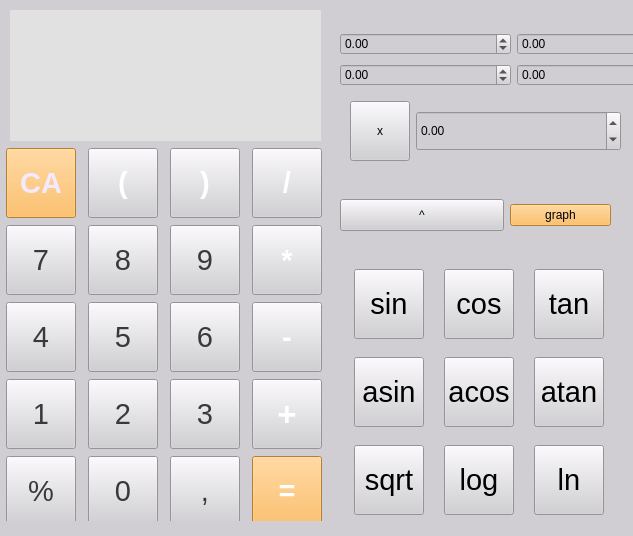
<?xml version="1.0" encoding="UTF-8"?>
<ui version="4.0">
 <class>MainWindow</class>
 <widget class="QMainWindow" name="MainWindow">
  <property name="geometry">
   <rect>
    <x>0</x>
    <y>0</y>
    <width>633</width>
    <height>536</height>
   </rect>
  </property>
  <property name="sizePolicy">
   <sizepolicy hsizetype="Fixed" vsizetype="Fixed">
    <horstretch>0</horstretch>
    <verstretch>0</verstretch>
   </sizepolicy>
  </property>
  <property name="minimumSize">
   <size>
    <width>633</width>
    <height>536</height>
   </size>
  </property>
  <property name="maximumSize">
   <size>
    <width>633</width>
    <height>536</height>
   </size>
  </property>
  <property name="windowTitle">
   <string>MainWindow</string>
  </property>
  <property name="styleSheet">
   <string notr="true">background-color: rgb(255, 255, 255);</string>
  </property>
  <widget class="QWidget" name="centralwidget">
   <property name="styleSheet">
    <string notr="true">background-color: rgb(208, 206, 210);</string>
   </property>
   <widget class="QWidget" name="gridWidget" native="true">
    <property name="geometry">
     <rect>
      <x>0</x>
      <y>140</y>
      <width>331</width>
      <height>381</height>
     </rect>
    </property>
    <property name="sizePolicy">
     <sizepolicy hsizetype="Expanding" vsizetype="Preferred">
      <horstretch>0</horstretch>
      <verstretch>0</verstretch>
     </sizepolicy>
    </property>
    <property name="minimumSize">
     <size>
      <width>113</width>
      <height>113</height>
     </size>
    </property>
    <property name="font">
     <font>
      <pointsize>22</pointsize>
      <bold>true</bold>
      <strikeout>false</strikeout>
     </font>
    </property>
    <property name="styleSheet">
     <string notr="true">QWidget{
	background-color: rgb(208, 206, 210);
}

.QPushButton {
	background-color: rgb(208, 206, 210);
	color:rgb(58, 57, 58);
}
QPushButton#button_add,#open_parent, #close_parent {
	color: rgb(244, 234, 255);
}

QPushButton#button_minus {
	color: rgb(244, 234, 255);
}

QPushButton#button_divide {
	color: rgb(244, 234, 255);
}

QPushButton#button_multiply,#button_delete_all
 {
	color: rgb(244, 234, 255);
}
.QPushButton:pressed {
	background-color: rgb(222, 218, 226);
}

.QPushButton#button_equal {
	background-color: rgb(242, 194, 255);
	color:white;
}

.QPushButton:pressed#button_equal{
	background-color: rgb(253, 215, 255);
}</string>
    </property>
    <layout class="QGridLayout" name="gridLayout_5">
     <item row="0" column="3">
      <widget class="QPushButton" name="close_parent">
       <property name="minimumSize">
        <size>
         <width>70</width>
         <height>70</height>
        </size>
       </property>
       <property name="maximumSize">
        <size>
         <width>55</width>
         <height>55</height>
        </size>
       </property>
       <property name="font">
        <font>
         <pointsize>22</pointsize>
         <bold>true</bold>
        </font>
       </property>
       <property name="styleSheet">
        <string notr="true">color:rgb(255, 255, 255)</string>
       </property>
       <property name="text">
        <string>)</string>
       </property>
      </widget>
     </item>
     <item row="4" column="2">
      <widget class="QPushButton" name="button_0">
       <property name="minimumSize">
        <size>
         <width>70</width>
         <height>70</height>
        </size>
       </property>
       <property name="maximumSize">
        <size>
         <width>55</width>
         <height>55</height>
        </size>
       </property>
       <property name="font">
        <font>
         <pointsize>22</pointsize>
        </font>
       </property>
       <property name="text">
        <string>0</string>
       </property>
       <property name="shortcut">
        <string>0</string>
       </property>
      </widget>
     </item>
     <item row="2" column="3">
      <widget class="QPushButton" name="button_6">
       <property name="sizePolicy">
        <sizepolicy hsizetype="Fixed" vsizetype="Fixed">
         <horstretch>0</horstretch>
         <verstretch>0</verstretch>
        </sizepolicy>
       </property>
       <property name="minimumSize">
        <size>
         <width>70</width>
         <height>70</height>
        </size>
       </property>
       <property name="maximumSize">
        <size>
         <width>55</width>
         <height>55</height>
        </size>
       </property>
       <property name="font">
        <font>
         <pointsize>22</pointsize>
        </font>
       </property>
       <property name="text">
        <string>6</string>
       </property>
       <property name="shortcut">
        <string>6</string>
       </property>
      </widget>
     </item>
     <item row="1" column="4">
      <widget class="QPushButton" name="button_multiply">
       <property name="minimumSize">
        <size>
         <width>70</width>
         <height>70</height>
        </size>
       </property>
       <property name="maximumSize">
        <size>
         <width>55</width>
         <height>55</height>
        </size>
       </property>
       <property name="font">
        <font>
         <pointsize>22</pointsize>
         <bold>true</bold>
         <strikeout>false</strikeout>
        </font>
       </property>
       <property name="styleSheet">
        <string notr="true">color:rgb(255, 255, 255)</string>
       </property>
       <property name="text">
        <string>*</string>
       </property>
      </widget>
     </item>
     <item row="0" column="4">
      <widget class="QPushButton" name="button_divide">
       <property name="minimumSize">
        <size>
         <width>70</width>
         <height>70</height>
        </size>
       </property>
       <property name="maximumSize">
        <size>
         <width>55</width>
         <height>55</height>
        </size>
       </property>
       <property name="font">
        <font>
         <pointsize>22</pointsize>
         <bold>true</bold>
         <strikeout>false</strikeout>
        </font>
       </property>
       <property name="styleSheet">
        <string notr="true">color:rgb(255, 255, 255)</string>
       </property>
       <property name="text">
        <string>/</string>
       </property>
      </widget>
     </item>
     <item row="2" column="4">
      <widget class="QPushButton" name="button_minus">
       <property name="minimumSize">
        <size>
         <width>70</width>
         <height>70</height>
        </size>
       </property>
       <property name="maximumSize">
        <size>
         <width>55</width>
         <height>55</height>
        </size>
       </property>
       <property name="font">
        <font>
         <pointsize>22</pointsize>
         <bold>true</bold>
         <strikeout>false</strikeout>
        </font>
       </property>
       <property name="styleSheet">
        <string notr="true">color:rgb(255, 255, 255)</string>
       </property>
       <property name="text">
        <string>-</string>
       </property>
      </widget>
     </item>
     <item row="0" column="1">
      <widget class="QPushButton" name="button_delete_all">
       <property name="minimumSize">
        <size>
         <width>70</width>
         <height>70</height>
        </size>
       </property>
       <property name="maximumSize">
        <size>
         <width>55</width>
         <height>55</height>
        </size>
       </property>
       <property name="font">
        <font>
         <pointsize>22</pointsize>
         <bold>true</bold>
        </font>
       </property>
       <property name="styleSheet">
        <string notr="true">background-color: rgb(255, 177, 66);</string>
       </property>
       <property name="text">
        <string>CA</string>
       </property>
      </widget>
     </item>
     <item row="1" column="3">
      <widget class="QPushButton" name="button_9">
       <property name="minimumSize">
        <size>
         <width>70</width>
         <height>70</height>
        </size>
       </property>
       <property name="maximumSize">
        <size>
         <width>55</width>
         <height>55</height>
        </size>
       </property>
       <property name="font">
        <font>
         <pointsize>22</pointsize>
        </font>
       </property>
       <property name="text">
        <string>9</string>
       </property>
       <property name="shortcut">
        <string>9</string>
       </property>
      </widget>
     </item>
     <item row="4" column="1">
      <widget class="QPushButton" name="button_modulo">
       <property name="minimumSize">
        <size>
         <width>70</width>
         <height>70</height>
        </size>
       </property>
       <property name="maximumSize">
        <size>
         <width>55</width>
         <height>55</height>
        </size>
       </property>
       <property name="font">
        <font>
         <pointsize>22</pointsize>
        </font>
       </property>
       <property name="styleSheet">
        <string notr="true"/>
       </property>
       <property name="text">
        <string>%</string>
       </property>
       <property name="shortcut">
        <string>0</string>
       </property>
      </widget>
     </item>
     <item row="4" column="3">
      <widget class="QPushButton" name="pushButton_42">
       <property name="minimumSize">
        <size>
         <width>70</width>
         <height>70</height>
        </size>
       </property>
       <property name="maximumSize">
        <size>
         <width>55</width>
         <height>55</height>
        </size>
       </property>
       <property name="font">
        <font>
         <pointsize>22</pointsize>
        </font>
       </property>
       <property name="text">
        <string>,</string>
       </property>
      </widget>
     </item>
     <item row="0" column="2">
      <widget class="QPushButton" name="open_parent">
       <property name="minimumSize">
        <size>
         <width>70</width>
         <height>70</height>
        </size>
       </property>
       <property name="maximumSize">
        <size>
         <width>55</width>
         <height>55</height>
        </size>
       </property>
       <property name="font">
        <font>
         <pointsize>22</pointsize>
         <bold>true</bold>
        </font>
       </property>
       <property name="styleSheet">
        <string notr="true">color:rgb(255, 255, 255)</string>
       </property>
       <property name="text">
        <string>(</string>
       </property>
      </widget>
     </item>
     <item row="3" column="4">
      <widget class="QPushButton" name="button_add">
       <property name="minimumSize">
        <size>
         <width>70</width>
         <height>70</height>
        </size>
       </property>
       <property name="maximumSize">
        <size>
         <width>55</width>
         <height>55</height>
        </size>
       </property>
       <property name="font">
        <font>
         <pointsize>25</pointsize>
         <bold>true</bold>
        </font>
       </property>
       <property name="styleSheet">
        <string notr="true">color:rgb(255, 255, 255)</string>
       </property>
       <property name="text">
        <string>+</string>
       </property>
      </widget>
     </item>
     <item row="2" column="2">
      <widget class="QPushButton" name="button_5">
       <property name="minimumSize">
        <size>
         <width>70</width>
         <height>70</height>
        </size>
       </property>
       <property name="maximumSize">
        <size>
         <width>55</width>
         <height>55</height>
        </size>
       </property>
       <property name="font">
        <font>
         <pointsize>22</pointsize>
        </font>
       </property>
       <property name="text">
        <string>5</string>
       </property>
       <property name="shortcut">
        <string>5</string>
       </property>
      </widget>
     </item>
     <item row="1" column="2">
      <widget class="QPushButton" name="button_8">
       <property name="minimumSize">
        <size>
         <width>70</width>
         <height>70</height>
        </size>
       </property>
       <property name="maximumSize">
        <size>
         <width>55</width>
         <height>55</height>
        </size>
       </property>
       <property name="font">
        <font>
         <pointsize>22</pointsize>
        </font>
       </property>
       <property name="text">
        <string>8</string>
       </property>
       <property name="shortcut">
        <string>8</string>
       </property>
      </widget>
     </item>
     <item row="3" column="2">
      <widget class="QPushButton" name="button_2">
       <property name="minimumSize">
        <size>
         <width>70</width>
         <height>70</height>
        </size>
       </property>
       <property name="maximumSize">
        <size>
         <width>55</width>
         <height>55</height>
        </size>
       </property>
       <property name="font">
        <font>
         <pointsize>22</pointsize>
        </font>
       </property>
       <property name="text">
        <string>2</string>
       </property>
       <property name="shortcut">
        <string>2</string>
       </property>
      </widget>
     </item>
     <item row="1" column="1">
      <widget class="QPushButton" name="button_7">
       <property name="minimumSize">
        <size>
         <width>70</width>
         <height>70</height>
        </size>
       </property>
       <property name="maximumSize">
        <size>
         <width>55</width>
         <height>55</height>
        </size>
       </property>
       <property name="font">
        <font>
         <pointsize>22</pointsize>
        </font>
       </property>
       <property name="text">
        <string>7</string>
       </property>
       <property name="shortcut">
        <string>7</string>
       </property>
      </widget>
     </item>
     <item row="2" column="1">
      <widget class="QPushButton" name="button_4">
       <property name="minimumSize">
        <size>
         <width>70</width>
         <height>70</height>
        </size>
       </property>
       <property name="maximumSize">
        <size>
         <width>55</width>
         <height>55</height>
        </size>
       </property>
       <property name="font">
        <font>
         <pointsize>22</pointsize>
        </font>
       </property>
       <property name="text">
        <string>4</string>
       </property>
       <property name="shortcut">
        <string>4</string>
       </property>
      </widget>
     </item>
     <item row="3" column="1">
      <widget class="QPushButton" name="button_1">
       <property name="minimumSize">
        <size>
         <width>70</width>
         <height>70</height>
        </size>
       </property>
       <property name="maximumSize">
        <size>
         <width>55</width>
         <height>55</height>
        </size>
       </property>
       <property name="font">
        <font>
         <pointsize>22</pointsize>
        </font>
       </property>
       <property name="text">
        <string>1</string>
       </property>
       <property name="shortcut">
        <string>1</string>
       </property>
      </widget>
     </item>
     <item row="3" column="3">
      <widget class="QPushButton" name="button_3">
       <property name="minimumSize">
        <size>
         <width>70</width>
         <height>70</height>
        </size>
       </property>
       <property name="maximumSize">
        <size>
         <width>55</width>
         <height>55</height>
        </size>
       </property>
       <property name="font">
        <font>
         <pointsize>22</pointsize>
        </font>
       </property>
       <property name="text">
        <string>3</string>
       </property>
       <property name="shortcut">
        <string>3</string>
       </property>
      </widget>
     </item>
     <item row="4" column="4">
      <widget class="QPushButton" name="button_equal">
       <property name="minimumSize">
        <size>
         <width>70</width>
         <height>70</height>
        </size>
       </property>
       <property name="maximumSize">
        <size>
         <width>55</width>
         <height>55</height>
        </size>
       </property>
       <property name="font">
        <font>
         <pointsize>22</pointsize>
         <bold>true</bold>
        </font>
       </property>
       <property name="styleSheet">
        <string notr="true">background-color: rgb(255, 177, 66);</string>
       </property>
       <property name="text">
        <string>=</string>
       </property>
      </widget>
     </item>
    </layout>
   </widget>
   <widget class="QLabel" name="label">
    <property name="geometry">
     <rect>
      <x>10</x>
      <y>10</y>
      <width>311</width>
      <height>131</height>
     </rect>
    </property>
    <property name="font">
     <font>
      <pointsize>25</pointsize>
     </font>
    </property>
    <property name="whatsThis">
     <string>&lt;html&gt;&lt;head/&gt;&lt;body&gt;&lt;p&gt;&lt;br/&gt;&lt;/p&gt;&lt;/body&gt;&lt;/html&gt;</string>
    </property>
    <property name="styleSheet">
     <string notr="true">QLabel {
	qproperty-alignment: 'AlignCenter';
	text-align: right;
	background-color:rgb(225, 225, 225);
	color:rgb(96, 95, 97);
	display:block;
}
</string>
    </property>
    <property name="text">
     <string/>
    </property>
   </widget>
   <widget class="QWidget" name="gridLayoutWidget">
    <property name="geometry">
     <rect>
      <x>340</x>
      <y>250</y>
      <width>281</width>
      <height>271</height>
     </rect>
    </property>
    <layout class="QGridLayout" name="gridLayout_2">
     <item row="2" column="2">
      <widget class="QPushButton" name="button_ln">
       <property name="minimumSize">
        <size>
         <width>70</width>
         <height>70</height>
        </size>
       </property>
       <property name="maximumSize">
        <size>
         <width>55</width>
         <height>55</height>
        </size>
       </property>
       <property name="font">
        <font>
         <pointsize>22</pointsize>
        </font>
       </property>
       <property name="text">
        <string>ln</string>
       </property>
       <property name="shortcut">
        <string>2</string>
       </property>
      </widget>
     </item>
     <item row="1" column="0">
      <widget class="QPushButton" name="button_asin">
       <property name="minimumSize">
        <size>
         <width>70</width>
         <height>70</height>
        </size>
       </property>
       <property name="maximumSize">
        <size>
         <width>55</width>
         <height>55</height>
        </size>
       </property>
       <property name="font">
        <font>
         <pointsize>22</pointsize>
        </font>
       </property>
       <property name="text">
        <string>asin</string>
       </property>
       <property name="shortcut">
        <string>2</string>
       </property>
      </widget>
     </item>
     <item row="0" column="2">
      <widget class="QPushButton" name="button_tan">
       <property name="minimumSize">
        <size>
         <width>70</width>
         <height>70</height>
        </size>
       </property>
       <property name="maximumSize">
        <size>
         <width>55</width>
         <height>55</height>
        </size>
       </property>
       <property name="font">
        <font>
         <pointsize>22</pointsize>
        </font>
       </property>
       <property name="text">
        <string>tan</string>
       </property>
       <property name="shortcut">
        <string>2</string>
       </property>
      </widget>
     </item>
     <item row="2" column="0">
      <widget class="QPushButton" name="button_sqrt">
       <property name="minimumSize">
        <size>
         <width>70</width>
         <height>70</height>
        </size>
       </property>
       <property name="maximumSize">
        <size>
         <width>55</width>
         <height>55</height>
        </size>
       </property>
       <property name="font">
        <font>
         <pointsize>22</pointsize>
        </font>
       </property>
       <property name="text">
        <string>sqrt</string>
       </property>
       <property name="shortcut">
        <string>2</string>
       </property>
      </widget>
     </item>
     <item row="1" column="2">
      <widget class="QPushButton" name="button_atan">
       <property name="minimumSize">
        <size>
         <width>70</width>
         <height>70</height>
        </size>
       </property>
       <property name="maximumSize">
        <size>
         <width>55</width>
         <height>55</height>
        </size>
       </property>
       <property name="font">
        <font>
         <pointsize>22</pointsize>
        </font>
       </property>
       <property name="text">
        <string>atan</string>
       </property>
       <property name="shortcut">
        <string>2</string>
       </property>
      </widget>
     </item>
     <item row="2" column="1">
      <widget class="QPushButton" name="button_log">
       <property name="minimumSize">
        <size>
         <width>70</width>
         <height>70</height>
        </size>
       </property>
       <property name="maximumSize">
        <size>
         <width>55</width>
         <height>55</height>
        </size>
       </property>
       <property name="font">
        <font>
         <pointsize>22</pointsize>
        </font>
       </property>
       <property name="text">
        <string>log</string>
       </property>
       <property name="shortcut">
        <string>2</string>
       </property>
      </widget>
     </item>
     <item row="1" column="1">
      <widget class="QPushButton" name="button_acos">
       <property name="minimumSize">
        <size>
         <width>70</width>
         <height>70</height>
        </size>
       </property>
       <property name="maximumSize">
        <size>
         <width>55</width>
         <height>55</height>
        </size>
       </property>
       <property name="font">
        <font>
         <pointsize>22</pointsize>
        </font>
       </property>
       <property name="text">
        <string>acos</string>
       </property>
       <property name="shortcut">
        <string>2</string>
       </property>
      </widget>
     </item>
     <item row="0" column="1">
      <widget class="QPushButton" name="button_cos">
       <property name="minimumSize">
        <size>
         <width>70</width>
         <height>70</height>
        </size>
       </property>
       <property name="maximumSize">
        <size>
         <width>55</width>
         <height>55</height>
        </size>
       </property>
       <property name="font">
        <font>
         <pointsize>22</pointsize>
        </font>
       </property>
       <property name="text">
        <string>cos</string>
       </property>
       <property name="shortcut">
        <string>2</string>
       </property>
      </widget>
     </item>
     <item row="0" column="0">
      <widget class="QPushButton" name="button_sin">
       <property name="minimumSize">
        <size>
         <width>70</width>
         <height>70</height>
        </size>
       </property>
       <property name="maximumSize">
        <size>
         <width>55</width>
         <height>55</height>
        </size>
       </property>
       <property name="font">
        <font>
         <pointsize>22</pointsize>
        </font>
       </property>
       <property name="text">
        <string>sin</string>
       </property>
       <property name="shortcut">
        <string>2</string>
       </property>
      </widget>
     </item>
    </layout>
   </widget>
   <widget class="QWidget" name="horizontalLayoutWidget">
    <property name="geometry">
     <rect>
      <x>350</x>
      <y>100</y>
      <width>271</width>
      <height>62</height>
     </rect>
    </property>
    <layout class="QHBoxLayout" name="horizontalLayout_2">
     <item>
      <widget class="QPushButton" name="button_x">
       <property name="minimumSize">
        <size>
         <width>60</width>
         <height>60</height>
        </size>
       </property>
       <property name="maximumSize">
        <size>
         <width>60</width>
         <height>60</height>
        </size>
       </property>
       <property name="text">
        <string>x</string>
       </property>
      </widget>
     </item>
     <item>
      <widget class="QDoubleSpinBox" name="get_x">
       <property name="minimumSize">
        <size>
         <width>0</width>
         <height>40</height>
        </size>
       </property>
       <property name="minimum">
        <double>-100000000000000000000.000000000000000</double>
       </property>
       <property name="maximum">
        <double>99999999999999991611392.000000000000000</double>
       </property>
      </widget>
     </item>
    </layout>
   </widget>
   <widget class="QWidget" name="horizontalLayoutWidget_2">
    <property name="geometry">
     <rect>
      <x>340</x>
      <y>190</y>
      <width>271</width>
      <height>51</height>
     </rect>
    </property>
    <layout class="QHBoxLayout" name="horizontalLayout_3">
     <item>
      <widget class="QPushButton" name="button_pow">
       <property name="minimumSize">
        <size>
         <width>164</width>
         <height>32</height>
        </size>
       </property>
       <property name="maximumSize">
        <size>
         <width>164</width>
         <height>32</height>
        </size>
       </property>
       <property name="text">
        <string>^</string>
       </property>
      </widget>
     </item>
     <item>
      <widget class="QPushButton" name="button_graph">
       <property name="styleSheet">
        <string notr="true">background-color: rgb(255, 177, 66);</string>
       </property>
       <property name="text">
        <string>graph</string>
       </property>
      </widget>
     </item>
    </layout>
   </widget>
   <widget class="QWidget" name="gridLayoutWidget_2">
    <property name="geometry">
     <rect>
      <x>340</x>
      <y>30</y>
      <width>347</width>
      <height>61</height>
     </rect>
    </property>
    <layout class="QGridLayout" name="gridLayout_3">
     <item row="0" column="0">
      <widget class="QDoubleSpinBox" name="x_min">
       <property name="minimum">
        <double>-10000000000000000905969664.000000000000000</double>
       </property>
       <property name="maximum">
        <double>1000000000000000000000.000000000000000</double>
       </property>
      </widget>
     </item>
     <item row="0" column="1">
      <widget class="QDoubleSpinBox" name="x_max">
       <property name="minimum">
        <double>-100000000000000000.000000000000000</double>
       </property>
       <property name="maximum">
        <double>1000000000000000000.000000000000000</double>
       </property>
      </widget>
     </item>
     <item row="1" column="0">
      <widget class="QDoubleSpinBox" name="y_min">
       <property name="minimum">
        <double>-1000000000000000000.000000000000000</double>
       </property>
       <property name="maximum">
        <double>100000000000000004764729344.000000000000000</double>
       </property>
      </widget>
     </item>
     <item row="1" column="1">
      <widget class="QDoubleSpinBox" name="y_max">
       <property name="minimum">
        <double>-100000000000000004764729344.000000000000000</double>
       </property>
       <property name="maximum">
        <double>9999990000000000000.000000000000000</double>
       </property>
      </widget>
     </item>
    </layout>
   </widget>
  </widget>
 </widget>
 <resources/>
 <connections/>
</ui>
